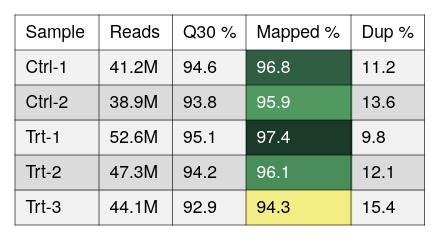

Here is the Vega-Lite specification saved for this chart:
### Vega-Lite specification from a JSON file in a GitHub repository (floating-point values rounded to 4 significant figures)
{"background": null, "config": {"arc": {"fill": "#DBDBDB", "fillOpacity": 1.0, "innerRadius": 25.0, "padAngle": 0.03, "stroke": "black", "strokeOpacity": 1, "strokeWidth": 0.25}, "area": {"fill": "#DBDBDB", "fillOpacity": 1.0, "stroke": "black", "strokeOpacity": 1, "strokeWidth": 0.25}, "axis": {"domain": true, "domainCap": "round", "domainColor": "black", "domainWidth": 0.25, "grid": false, "gridCap": "round", "gridColor": "#F1F1F1", "gridDash": [0, 0], "gridOpacity": 1.0, "gridWidth": 0.25, "labelColor": "black", "labelFont": "Helvetica Neue", "labelFontSize": 7, "labelFontStyle": "normal", "labelFontWeight": 400, "offset": 4.5, "ticks": true, "tickCap": "round", "tickColor": "black", "tickRound": false, "tickSize": 3, "tickWidth": 0.25, "titleColor": "black", "titleFont": "Helvetica Neue", "titleFontSize": 7, "titleFontStyle": "normal", "titleFontWeight": 400}, "axisX": {"domain": true, "labelAlign": "center", "labelAngle": 0, "labels": true, "ticks": true, "translate": 0}, "axisY": {"domain": true, "labelAlign": "right", "labelAngle": 0, "labels": true, "ticks": true, "translate": 0}, "axisRight": {"domain": true, "labelAlign": "left", "labelAngle": 0, "labels": true, "ticks": true, "translate": 0}, "axisTop": {"domain": true, "labelAlign": "center", "labelAngle": 0, "labels": true, "ticks": true, "translate": 0}, "axisBand": {"tickOffset": 0}, "bar": {"fill": "#DBDBDB", "fillOpacity": 1.0, "stroke": "black", "strokeOpacity": 1, "strokeWidth": 0.25}, "boxplot": {"size": 9.0, "ticks": {"cornerRadius": 0.25, "fill": "black", "opacity": 1, "size": 4.5, "thickness": 0.25}, "box": {"fillOpacity": 1.0, "stroke": "black", "strokeOpacity": 1, "strokeWidth": 0.25}, "median": {"cornerRadius": 0, "fill": "black", "fillOpacity": 1.0, "opacity": 1, "size": 9.0, "thickness": 0.25}, "rule": {"fill": "black", "fillOpacity": 1.0, "size": 10.0, "stroke": "black", "strokeDash": [0, 0], "strokeOpacity": 1, "strokeWidth": 0.25}, "outliers": {"color": "black", "fill": "black", "fillOpacity": 1.0, "size": 0, "stroke": "black", "strokeOpacity": 1, "strokeWidth": 0.25}}, "circle": {"fill": "black", "fillOpacity": 1.0, "size": 0.5, "stroke": null, "strokeOpacity": 1, "strokeWidth": 0.25}, "errorband": {"band": {"fillOpacity": 0.6, "stroke": null, "strokeWidth": 0.25, "strokeOpacity": 1}, "borders": {"opacity": 0, "strokeOpacity": 0.25, "strokeWidth": 1}}, "errorbar": {"opacity": 1, "rule": {"strokeDash": [0, 0], "strokeWidth": 0.25}, "ticks": {"color": "black", "cornerRadius": 0.125, "opacity": 1, "size": 6.0, "thickness": 0.25}, "thickness": 0.25}, "font": "Helvetica Neue", "geoshape": {"fill": "#DBDBDB", "fillOpacity": 1.0, "stroke": "black", "strokeOpacity": 1, "strokeWidth": 0.25}, "header": {"labelColor": "black", "labelFont": "Helvetica Neue", "labelFontSize": 7, "labelFontStyle": "normal", "labelFontWeight": 400, "titleColor": "black", "titleFont": "Helvetica Neue", "titleFontSize": 7, "titleFontStyle": "normal", "titleFontWeight": 400, "titlePadding": 0}, "legend": {"disable": false, "offset": 4.5, "titlePadding": 4, "labelOffset": 2, "gradientLabelOffset": 2, "gradientLength": 50.0, "gradientThickness": 5.0, "gradientOpacity": 1.0, "gradientStrokeColor": "black", "gradientStrokeWidth": 0.25, "labelColor": "black", "labelFont": "Helvetica Neue", "labelFontSize": 7, "labelFontStyle": "normal", "labelFontWeight": 400, "strokeColor": "black", "strokeWidth": 0, "symbolSize": 42, "symbolStrokeColor": "black", "symbolStrokeWidth": 0.25, "titleColor": "black", "titleFont": "Helvetica Neue", "titleFontSize": 7, "titleFontStyle": "normal", "titleFontWeight": 400}, "line": {"color": "black", "stroke": "black", "strokeCap": "round", "strokeDash": [0, 0], "strokeOpacity": 1, "strokeWidth": 0.375}, "point": {"filled": true, "fill": "#DBDBDB", "fillOpacity": 1.0, "size": 5.0, "stroke": "black", "strokeOpacity": 1, "strokeWidth": 0.25}, "range": {"category": ["#C6D9F1", "#F1C9CB", "#FEF0B9", "#CEE37A", "#7AA8E0", "#E589A3", "#FDDD5D", "#68B961", "#4177B1", "#C35082", "#E5C227", "#438156"], "diverging": {"scheme": ["#C35082", "#CE6D94", "#D989A7", "#E2A4BA", "#EABFCE", "#F1DBE2", "#F6F6F6", "#D7E0EB", "#B9CBE0", "#9BB6D5", "#7DA1C9", "#5F8CBD", "#4177B1"]}, "heatmap": {"scheme": ["#32022B", "#43044D", "#4C196E", "#4D338C", "#484DA6", "#3A68BB", "#1D83CA", "#1D9CCB", "#23B5C9", "#28CDC5", "#4DE0B4", "#91EE9F"]}, "ordinal": {"scheme": ["#F1F1F1", "#DBDBDB", "#C6C6C6", "#B2B2B2", "#9D9D9D", "#898989", "#767676", "#636363", "#515151", "#404040", "#2F2F2F", "#1F1F1F"]}, "ramp": {"scheme": ["#32022B", "#43044D", "#4C196E", "#4D338C", "#484DA6", "#3A68BB", "#1D83CA", "#1D9CCB", "#23B5C9", "#28CDC5", "#4DE0B4", "#91EE9F"]}}, "rule": {"color": "black", "stroke": "black", "strokeCap": "round", "strokeDash": [2, 2], "strokeOpacity": 1, "strokeWidth": 0.25}, "scale": {"bandPaddingInner": 0.1, "bandPaddingOuter": 0.1, "round": false}, "rect": {"fill": "#DBDBDB", "fillOpacity": 1.0, "stroke": "black", "strokeOpacity": 1, "strokeWidth": 0.25}, "square": {"fill": "#DBDBDB", "fillOpacity": 1.0, "size": 10.0, "stroke": "black", "strokeOpacity": 1, "strokeWidth": 0.25}, "text": {"color": "black", "font": "Helvetica Neue", "fontSize": 7, "fontStyle": "normal", "fontWeight": 400}, "tick": {"color": "black", "cornerRadius": 0.125, "opacity": 1.0, "size": 9.0, "thickness": 0.25}, "title": {"anchor": "middle", "frame": "group", "color": "black", "font": "Helvetica Neue", "fontSize": 7, "fontStyle": "normal", "fontWeight": 400, "subtitleColor": "black", "subtitleFont": "Helvetica Neue", "subtitleFontSize": "Helvetica Neue", "subtitleFontStyle": "normal", "subtitleFontWeight": 400}, "trail": {"color": "black", "opacity": 1, "size": 0.375}, "view": {"continuousWidth": 100, "continuousHeight": 100, "discreteWidth": 100, "discreteHeight": 100, "fill": null, "stroke": null, "strokeWidth": 0.25}}, "layer": [{"data": {"name": "data-91056f8938c756990760b3ee3ffbadab"}, "mark": {"type": "rect", "fill": "#F1F1F1", "stroke": null, "strokeWidth": 0}, "encoding": {"x": {"value": 0}, "x2": {"value": 34.1}, "y": {"axis": null, "field": "__ytop", "scale": {"domain": [0, 84], "nice": false, "range": [0, 84], "zero": false}, "type": "quantitative"}, "y2": {"field": "__ybot"}}, "transform": [{"window": [{"op": "row_number", "field": "", "as": "__rowidx"}]}, {"calculate": "14 + (datum.__rowidx - 1) * 14", "as": "__ytop"}, {"calculate": "min(14 + datum.__rowidx * 14 + 0.5, 84)", "as": "__ybot"}, {"calculate": "14 + (datum.__rowidx - 0.5) * 14", "as": "__ymid"}, {"filter": "(datum.__rowidx - 1) % 2 == 0"}]}, {"data": {"name": "data-91056f8938c756990760b3ee3ffbadab"}, "mark": {"type": "rect", "fill": "#DBDBDB", "stroke": null, "strokeWidth": 0}, "encoding": {"x": {"value": 0}, "x2": {"value": 34.1}, "y": {"axis": null, "field": "__ytop", "scale": {"domain": [0, 84], "nice": false, "range": [0, 84], "zero": false}, "type": "quantitative"}, "y2": {"field": "__ybot"}}, "transform": [{"window": [{"op": "row_number", "field": "", "as": "__rowidx"}]}, {"calculate": "14 + (datum.__rowidx - 1) * 14", "as": "__ytop"}, {"calculate": "min(14 + datum.__rowidx * 14 + 0.5, 84)", "as": "__ybot"}, {"calculate": "14 + (datum.__rowidx - 0.5) * 14", "as": "__ymid"}, {"filter": "(datum.__rowidx - 1) % 2 == 1"}]}, {"data": {"name": "data-91056f8938c756990760b3ee3ffbadab"}, "mark": {"type": "rect", "fill": "#F1F1F1", "stroke": null, "strokeWidth": 0}, "encoding": {"x": {"value": 33.6}, "x2": {"value": 63.5}, "y": {"axis": null, "field": "__ytop", "scale": {"domain": [0, 84], "nice": false, "range": [0, 84], "zero": false}, "type": "quantitative"}, "y2": {"field": "__ybot"}}, "transform": [{"window": [{"op": "row_number", "field": "", "as": "__rowidx"}]}, {"calculate": "14 + (datum.__rowidx - 1) * 14", "as": "__ytop"}, {"calculate": "min(14 + datum.__rowidx * 14 + 0.5, 84)", "as": "__ybot"}, {"calculate": "14 + (datum.__rowidx - 0.5) * 14", "as": "__ymid"}, {"filter": "(datum.__rowidx - 1) % 2 == 0"}]}, {"data": {"name": "data-91056f8938c756990760b3ee3ffbadab"}, "mark": {"type": "rect", "fill": "#DBDBDB", "stroke": null, "strokeWidth": 0}, "encoding": {"x": {"value": 33.6}, "x2": {"value": 63.5}, "y": {"axis": null, "field": "__ytop", "scale": {"domain": [0, 84], "nice": false, "range": [0, 84], "zero": false}, "type": "quantitative"}, "y2": {"field": "__ybot"}}, "transform": [{"window": [{"op": "row_number", "field": "", "as": "__rowidx"}]}, {"calculate": "14 + (datum.__rowidx - 1) * 14", "as": "__ytop"}, {"calculate": "min(14 + datum.__rowidx * 14 + 0.5, 84)", "as": "__ybot"}, {"calculate": "14 + (datum.__rowidx - 0.5) * 14", "as": "__ymid"}, {"filter": "(datum.__rowidx - 1) % 2 == 1"}]}, {"data": {"name": "data-91056f8938c756990760b3ee3ffbadab"}, "mark": {"type": "rect", "fill": "#F1F1F1", "stroke": null, "strokeWidth": 0}, "encoding": {"x": {"value": 63.0}, "x2": {"value": 92.9}, "y": {"axis": null, "field": "__ytop", "scale": {"domain": [0, 84], "nice": false, "range": [0, 84], "zero": false}, "type": "quantitative"}, "y2": {"field": "__ybot"}}, "transform": [{"window": [{"op": "row_number", "field": "", "as": "__rowidx"}]}, {"calculate": "14 + (datum.__rowidx - 1) * 14", "as": "__ytop"}, {"calculate": "min(14 + datum.__rowidx * 14 + 0.5, 84)", "as": "__ybot"}, {"calculate": "14 + (datum.__rowidx - 0.5) * 14", "as": "__ymid"}, {"filter": "(datum.__rowidx - 1) % 2 == 0"}]}, {"data": {"name": "data-91056f8938c756990760b3ee3ffbadab"}, "mark": {"type": "rect", "fill": "#DBDBDB", "stroke": null, "strokeWidth": 0}, "encoding": {"x": {"value": 63.0}, "x2": {"value": 92.9}, "y": {"axis": null, "field": "__ytop", "scale": {"domain": [0, 84], "nice": false, "range": [0, 84], "zero": false}, "type": "quantitative"}, "y2": {"field": "__ybot"}}, "transform": [{"window": [{"op": "row_number", "field": "", "as": "__rowidx"}]}, {"calculate": "14 + (datum.__rowidx - 1) * 14", "as": "__ytop"}, {"calculate": "min(14 + datum.__rowidx * 14 + 0.5, 84)", "as": "__ybot"}, {"calculate": "14 + (datum.__rowidx - 0.5) * 14", "as": "__ymid"}, {"filter": "(datum.__rowidx - 1) % 2 == 1"}]}, {"data": {"name": "data-91056f8938c756990760b3ee3ffbadab"}, "mark": {"type": "rect", "fill": "#F1F1F1", "stroke": null, "strokeWidth": 0}, "encoding": {"x": {"value": 92.4}, "x2": {"value": 134.9}, "y": {"axis": null, "field": "__ytop", "scale": {"domain": [0, 84], "nice": false, "range": [0, 84], "zero": false}, "type": "quantitative"}, "y2": {"field": "__ybot"}}, "transform": [{"window": [{"op": "row_number", "field": "", "as": "__rowidx"}]}, {"calculate": "14 + (datum.__rowidx - 1) * 14", "as": "__ytop"}, {"calculate": "min(14 + datum.__rowidx * 14 + 0.5, 84)", "as": "__ybot"}, {"calculate": "14 + (datum.__rowidx - 0.5) * 14", "as": "__ymid"}, {"filter": "(datum.__rowidx - 1) % 2 == 0"}]}, {"data": {"name": "data-91056f8938c756990760b3ee3ffbadab"}, "mark": {"type": "rect", "fill": "#DBDBDB", "stroke": null, "strokeWidth": 0}, "encoding": {"x": {"value": 92.4}, "x2": {"value": 134.9}, "y": {"axis": null, "field": "__ytop", "scale": {"domain": [0, 84], "nice": false, "range": [0, 84], "zero": false}, "type": "quantitative"}, "y2": {"field": "__ybot"}}, "transform": [{"window": [{"op": "row_number", "field": "", "as": "__rowidx"}]}, {"calculate": "14 + (datum.__rowidx - 1) * 14", "as": "__ytop"}, {"calculate": "min(14 + datum.__rowidx * 14 + 0.5, 84)", "as": "__ybot"}, {"calculate": "14 + (datum.__rowidx - 0.5) * 14", "as": "__ymid"}, {"filter": "(datum.__rowidx - 1) % 2 == 1"}]}, {"data": {"name": "data-91056f8938c756990760b3ee3ffbadab"}, "mark": {"type": "rect", "fill": "#F1F1F1", "stroke": null, "strokeWidth": 0}, "encoding": {"x": {"value": 134.4}, "x2": {"value": 163.8}, "y": {"axis": null, "field": "__ytop", "scale": {"domain": [0, 84], "nice": false, "range": [0, 84], "zero": false}, "type": "quantitative"}, "y2": {"field": "__ybot"}}, "transform": [{"window": [{"op": "row_number", "field": "", "as": "__rowidx"}]}, {"calculate": "14 + (datum.__rowidx - 1) * 14", "as": "__ytop"}, {"calculate": "min(14 + datum.__rowidx * 14 + 0.5, 84)", "as": "__ybot"}, {"calculate": "14 + (datum.__rowidx - 0.5) * 14", "as": "__ymid"}, {"filter": "(datum.__rowidx - 1) % 2 == 0"}]}, {"data": {"name": "data-91056f8938c756990760b3ee3ffbadab"}, "mark": {"type": "rect", "fill": "#DBDBDB", "stroke": null, "strokeWidth": 0}, "encoding": {"x": {"value": 134.4}, "x2": {"value": 163.8}, "y": {"axis": null, "field": "__ytop", "scale": {"domain": [0, 84], "nice": false, "range": [0, 84], "zero": false}, "type": "quantitative"}, "y2": {"field": "__ybot"}}, "transform": [{"window": [{"op": "row_number", "field": "", "as": "__rowidx"}]}, {"calculate": "14 + (datum.__rowidx - 1) * 14", "as": "__ytop"}, {"calculate": "min(14 + datum.__rowidx * 14 + 0.5, 84)", "as": "__ybot"}, {"calculate": "14 + (datum.__rowidx - 0.5) * 14", "as": "__ymid"}, {"filter": "(datum.__rowidx - 1) % 2 == 1"}]}, {"data": {"name": "data-91056f8938c756990760b3ee3ffbadab"}, "mark": {"type": "rect", "stroke": null, "strokeWidth": 0}, "encoding": {"color": {"field": "mapped", "legend": null, "scale": {"domain": [94.3, 97.4], "range": ["#F2EE83", "#CEE37A", "#ACD770", "#8AC867", "#68B961", "#58A761", "#4D945E", "#438156", "#396E4D", "#2E5C42", "#244B36", "#1B3A2A"]}, "type": "quantitative"}, "x": {"value": 92.4}, "x2": {"value": 134.9}, "y": {"axis": null, "field": "__ytop", "scale": {"domain": [0, 84], "nice": false, "range": [0, 84], "zero": false}, "type": "quantitative"}, "y2": {"field": "__ybot"}}, "transform": [{"window": [{"op": "row_number", "field": "", "as": "__rowidx"}]}, {"calculate": "14 + (datum.__rowidx - 1) * 14", "as": "__ytop"}, {"calculate": "min(14 + datum.__rowidx * 14 + 0.5, 84)", "as": "__ybot"}, {"calculate": "14 + (datum.__rowidx - 0.5) * 14", "as": "__ymid"}]}, {"data": {"values": [{"__dysonsphere__": 1}]}, "mark": {"type": "rule", "color": "black", "strokeDash": [0, 0], "strokeWidth": 0.25}, "encoding": {"x": {"value": 0}, "x2": {"value": 163.8}, "y": {"value": 14}}}, {"data": {"values": [{"__dysonsphere__": 1}]}, "mark": {"type": "rule", "color": "black", "strokeDash": [0, 0], "strokeWidth": 0.25}, "encoding": {"x": {"value": 0}, "x2": {"value": 163.8}, "y": {"value": 28}}}, {"data": {"values": [{"__dysonsphere__": 1}]}, "mark": {"type": "rule", "color": "black", "strokeDash": [0, 0], "strokeWidth": 0.25}, "encoding": {"x": {"value": 0}, "x2": {"value": 163.8}, "y": {"value": 42}}}, {"data": {"values": [{"__dysonsphere__": 1}]}, "mark": {"type": "rule", "color": "black", "strokeDash": [0, 0], "strokeWidth": 0.25}, "encoding": {"x": {"value": 0}, "x2": {"value": 163.8}, "y": {"value": 56}}}, {"data": {"values": [{"__dysonsphere__": 1}]}, "mark": {"type": "rule", "color": "black", "strokeDash": [0, 0], "strokeWidth": 0.25}, "encoding": {"x": {"value": 0}, "x2": {"value": 163.8}, "y": {"value": 70}}}, {"data": {"values": [{"__dysonsphere__": 1}]}, "mark": {"type": "rule", "color": "black", "strokeDash": [0, 0], "strokeWidth": 0.25}, "encoding": {"x": {"value": 33.6}, "y": {"value": 0}, "y2": {"value": 84}}}, {"data": {"values": [{"__dysonsphere__": 1}]}, "mark": {"type": "rule", "color": "black", "strokeDash": [0, 0], "strokeWidth": 0.25}, "encoding": {"x": {"value": 63.0}, "y": {"value": 0}, "y2": {"value": 84}}}, {"data": {"values": [{"__dysonsphere__": 1}]}, "mark": {"type": "rule", "color": "black", "strokeDash": [0, 0], "strokeWidth": 0.25}, "encoding": {"x": {"value": 92.4}, "y": {"value": 0}, "y2": {"value": 84}}}, {"data": {"values": [{"__dysonsphere__": 1}]}, "mark": {"type": "rule", "color": "black", "strokeDash": [0, 0], "strokeWidth": 0.25}, "encoding": {"x": {"value": 134.4}, "y": {"value": 0}, "y2": {"value": 84}}}, {"data": {"values": [{"__dysonsphere__": 1}]}, "mark": {"type": "rule", "color": "black", "strokeDash": [0, 0], "strokeWidth": 0.25}, "encoding": {"x": {"value": 0}, "x2": {"value": 163.8}, "y": {"value": 0}}}, {"data": {"values": [{"__dysonsphere__": 1}]}, "mark": {"type": "rule", "color": "black", "strokeDash": [0, 0], "strokeWidth": 0.25}, "encoding": {"x": {"value": 0}, "x2": {"value": 163.8}, "y": {"value": 84}}}, {"data": {"values": [{"__dysonsphere__": 1}]}, "mark": {"type": "rule", "color": "black", "strokeDash": [0, 0], "strokeWidth": 0.25}, "encoding": {"x": {"value": 0}, "y": {"value": 0}, "y2": {"value": 84}}}, {"data": {"values": [{"__dysonsphere__": 1}]}, "mark": {"type": "rule", "color": "black", "strokeDash": [0, 0], "strokeWidth": 0.25}, "encoding": {"x": {"value": 163.8}, "y": {"value": 0}, "y2": {"value": 84}}}, {"data": {"name": "data-91056f8938c756990760b3ee3ffbadab"}, "mark": {"type": "text", "align": "left", "baseline": "middle", "fontSize": 7}, "encoding": {"text": {"field": "sample", "type": "nominal"}, "x": {"value": 4.2}, "y": {"axis": null, "field": "__ymid", "scale": {"domain": [0, 84], "nice": false, "range": [0, 84], "zero": false}, "type": "quantitative"}}, "transform": [{"window": [{"op": "row_number", "field": "", "as": "__rowidx"}]}, {"calculate": "14 + (datum.__rowidx - 1) * 14", "as": "__ytop"}, {"calculate": "min(14 + datum.__rowidx * 14 + 0.5, 84)", "as": "__ybot"}, {"calculate": "14 + (datum.__rowidx - 0.5) * 14", "as": "__ymid"}]}, {"data": {"name": "data-91056f8938c756990760b3ee3ffbadab"}, "mark": {"type": "text", "align": "left", "baseline": "middle", "fontSize": 7}, "encoding": {"text": {"field": "reads", "format": "~s", "type": "quantitative"}, "x": {"value": 37.8}, "y": {"axis": null, "field": "__ymid", "scale": {"domain": [0, 84], "nice": false, "range": [0, 84], "zero": false}, "type": "quantitative"}}, "transform": [{"window": [{"op": "row_number", "field": "", "as": "__rowidx"}]}, {"calculate": "14 + (datum.__rowidx - 1) * 14", "as": "__ytop"}, {"calculate": "min(14 + datum.__rowidx * 14 + 0.5, 84)", "as": "__ybot"}, {"calculate": "14 + (datum.__rowidx - 0.5) * 14", "as": "__ymid"}]}, {"data": {"name": "data-91056f8938c756990760b3ee3ffbadab"}, "mark": {"type": "text", "align": "left", "baseline": "middle", "fontSize": 7}, "encoding": {"text": {"field": "q30", "format": ".1f", "type": "quantitative"}, "x": {"value": 67.2}, "y": {"axis": null, "field": "__ymid", "scale": {"domain": [0, 84], "nice": false, "range": [0, 84], "zero": false}, "type": "quantitative"}}, "transform": [{"window": [{"op": "row_number", "field": "", "as": "__rowidx"}]}, {"calculate": "14 + (datum.__rowidx - 1) * 14", "as": "__ytop"}, {"calculate": "min(14 + datum.__rowidx * 14 + 0.5, 84)", "as": "__ybot"}, {"calculate": "14 + (datum.__rowidx - 0.5) * 14", "as": "__ymid"}]}, {"data": {"name": "data-91056f8938c756990760b3ee3ffbadab"}, "mark": {"type": "text", "align": "left", "baseline": "middle", "fontSize": 7}, "encoding": {"color": {"field": "__tc_3", "scale": null, "type": "nominal"}, "text": {"field": "mapped", "format": ".1f", "type": "quantitative"}, "x": {"value": 96.6}, "y": {"axis": null, "field": "__ymid", "scale": {"domain": [0, 84], "nice": false, "range": [0, 84], "zero": false}, "type": "quantitative"}}, "transform": [{"window": [{"op": "row_number", "field": "", "as": "__rowidx"}]}, {"calculate": "14 + (datum.__rowidx - 1) * 14", "as": "__ytop"}, {"calculate": "min(14 + datum.__rowidx * 14 + 0.5, 84)", "as": "__ybot"}, {"calculate": "14 + (datum.__rowidx - 0.5) * 14", "as": "__ymid"}, {"calculate": "datum['mapped'] < 95.28636363636363 ? 'black' : 'white'", "as": "__tc_3"}]}, {"data": {"name": "data-91056f8938c756990760b3ee3ffbadab"}, "mark": {"type": "text", "align": "left", "baseline": "middle", "fontSize": 7}, "encoding": {"text": {"field": "dup", "format": ".1f", "type": "quantitative"}, "x": {"value": 138.6}, "y": {"axis": null, "field": "__ymid", "scale": {"domain": [0, 84], "nice": false, "range": [0, 84], "zero": false}, "type": "quantitative"}}, "transform": [{"window": [{"op": "row_number", "field": "", "as": "__rowidx"}]}, {"calculate": "14 + (datum.__rowidx - 1) * 14", "as": "__ytop"}, {"calculate": "min(14 + datum.__rowidx * 14 + 0.5, 84)", "as": "__ybot"}, {"calculate": "14 + (datum.__rowidx - 0.5) * 14", "as": "__ymid"}]}, {"data": {"values": [{"__dysonsphere__": 1}]}, "mark": {"type": "text", "align": "left", "baseline": "middle", "fontSize": 7, "fontStyle": "bold"}, "encoding": {"text": {"value": "Sample"}, "x": {"value": 4.2}, "y": {"value": 7.0}}}, {"data": {"values": [{"__dysonsphere__": 1}]}, "mark": {"type": "text", "align": "left", "baseline": "middle", "fontSize": 7, "fontStyle": "bold"}, "encoding": {"text": {"value": "Reads"}, "x": {"value": 37.8}, "y": {"value": 7.0}}}, {"data": {"values": [{"__dysonsphere__": 1}]}, "mark": {"type": "text", "align": "left", "baseline": "middle", "fontSize": 7, "fontStyle": "bold"}, "encoding": {"text": {"value": "Q30 %"}, "x": {"value": 67.2}, "y": {"value": 7.0}}}, {"data": {"values": [{"__dysonsphere__": 1}]}, "mark": {"type": "text", "align": "left", "baseline": "middle", "fontSize": 7, "fontStyle": "bold"}, "encoding": {"text": {"value": "Mapped %"}, "x": {"value": 96.6}, "y": {"value": 7.0}}}, {"data": {"values": [{"__dysonsphere__": 1}]}, "mark": {"type": "text", "align": "left", "baseline": "middle", "fontSize": 7, "fontStyle": "bold"}, "encoding": {"text": {"value": "Dup %"}, "x": {"value": 138.6}, "y": {"value": 7.0}}}], "height": 84, "resolve": {"scale": {"color": "independent"}}, "view": {"fill": null, "stroke": null}, "width": 163.8, "$schema": "https://vega.github.io/schema/vega-lite/v6.4.1.json", "datasets": {"data-91056f8938c756990760b3ee3ffbadab": [{"sample": "Ctrl-1", "reads": 41200000, "q30": 94.6, "mapped": 96.8, "dup": 11.2}, {"sample": "Ctrl-2", "reads": 38900000, "q30": 93.8, "mapped": 95.9, "dup": 13.6}, {"sample": "Trt-1", "reads": 52600000, "q30": 95.1, "mapped": 97.4, "dup": 9.8}, {"sample": "Trt-2", "reads": 47300000, "q30": 94.2, "mapped": 96.1, "dup": 12.1}, {"sample": "Trt-3", "reads": 44100000, "q30": 92.9, "mapped": 94.3, "dup": 15.4}]}}
